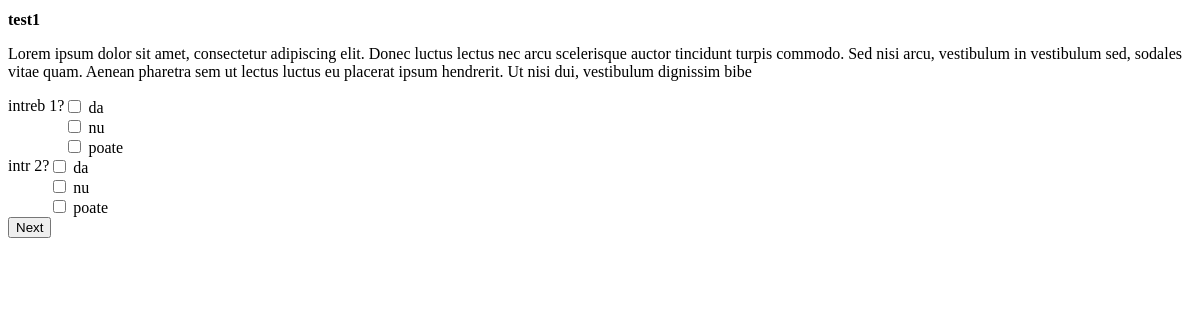
The page /poll/1 on the database its author committed.
### polls/models.py (models this page shows, shortened)
class Poll(models.Model):
    name = models.CharField(max_length=100)
    description = models.CharField(max_length=300)
    class Meta:
        verbose_name = ('Poll')
        verbose_name_plural = ('Polls')
    def get_questions_from_page(self, page_index):
        return self.page_set.all()[page_index].question_set.all()

class Question(models.Model):
    text = models.CharField(max_length=200)
    page = models.ForeignKey(Page)
    class Meta:
        verbose_name = ('Question')
        verbose_name_plural = ('Questions')

class Answer(models.Model):
    text = models.CharField(max_length=200)
    score = models.IntegerField()
    question = models.ForeignKey(Question)
    class Meta:
        verbose_name = ('Answer')
        verbose_name_plural = ('Answers')

### polls/views.py (the view, shortened to what this page needs)
# urls.py: url(r'^poll/(?P<poll_id>\d+)$', 'detail'),
@csrf_protect
def detail(request, poll_id):
    error_msg = None
    poll = get_object_or_404(Poll, pk=poll_id)
    page_index = 0
    if poll.id in request.session:
        page_index = request.session[poll.id]["current_page"]
    else:
        request.session[poll.id] = {}
        request.session[poll.id]["current_page"] = page_index
        request.session.modified = True
    if page_index == "result":
        return render_to_response("poll_result.html", compute_results(request, poll), context_instance=RequestContext(request))
    questions = []
    if poll.page_set.all().count() != 0 and poll.get_questions_from_page(int(page_index)).count() != 0:
        questions = poll.get_questions_from_page(int(page_index))
    response_dict = {
        "poll": poll,
        "error_msg": error_msg,
        "page_index": page_index,
        "questions": questions
    }
    return render_to_response("poll_detail.html", response_dict, context_instance=RequestContext(request))

### polls/templates/poll_detail.html (shortened to what this page needs)
{% extends "base.html" %}
{% block page_title %}{{ poll.name }}{% endblock %}
{% block content %}
    <p>
        {{poll.description}}
    </p>
    {% if not poll.page_set.count == 0 %}
        <form action="{% url polls.views.detail poll.id %}" method="post">
            {% for question in questions %}
                <div class="question-set">
                    <div class="question-text">
                    {{ question.text }}
                    </div>
                    <div class="question-answers">
                        {% for answer in question.answer_set.all %}
                            <div style="width: 100%;float: left">
                                <input type="checkbox" name="{{ answer.id }}" value="{{ answer.id }}">
                                {{ answer.text }}
                            </div>
                        {% endfor %}
                    </div>
                </div>
            {% endfor %}
            {% if page_index != poll.page_set.count|add:"-1" %}
                <input type="submit" name="next_page_link" value="Next" />
            {% else %}
                <input type="submit" name="result_page_link" value="Get results" />
            {% endif %}
        </form>
    {% endif %}
{% endblock %}

### polls/templates/base.html (shortened to what this page needs)
<!DOCTYPE html>
<html lang="en">
<head>
    <link rel="stylesheet" href="{{ STATIC_URL }}base.css" />
</head>
<body>
    <h1>
    {% block page_title %}Polls app page{% endblock %}
    </h1>
    <div id="content">
        {% block content %}{% endblock %}
    </div>
</body>
</html>

### polls/static/base.css (style rules this page uses)
h1 { font-size: medium; }
.question-set { width: 100%; float: left; }
.question-text { float: left; }
.question-answers { float: left; }

### rows shown on the page
Poll: name "test1", description "Lorem ipsum dolor sit amet, consectetur adipiscing elit. Donec luctus lectus nec arcu scelerisque auctor tincidunt turpis commodo. Sed nisi arcu, vestibulum in vestibulum sed, sodales vitae quam. Aenean pharetra sem ut lectus luctus eu placerat ipsum hendrerit. Ut nisi dui, vestibulum dignissim bibe"
Question: text "intreb 1?"
Answer: text "da"
Answer: text "nu"
Answer: text "poate"
Question: text "intr 2?"
Answer: text "da"
Answer: text "nu"
Answer: text "poate"
